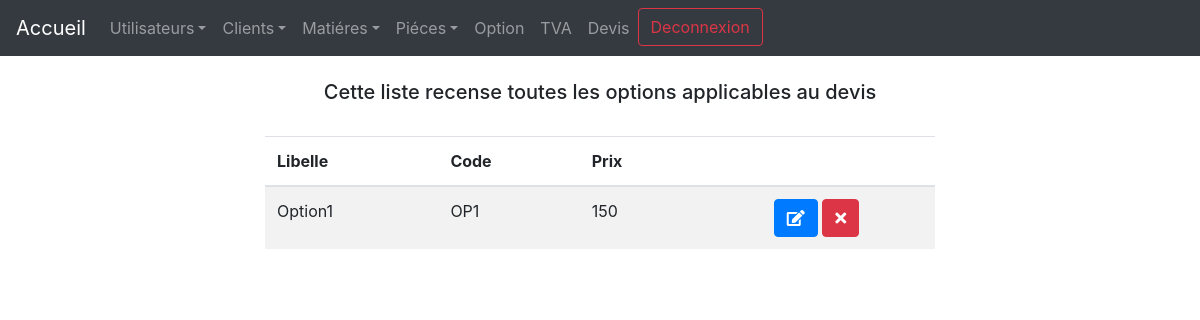
The app's page /view/OptionView.php (signed in) with its own data.
### tables this page shows
CREATE TABLE `options` (
  `Id_option` int(11) NOT NULL,
  `Libelle_option` varchar(150) NOT NULL,
  `Code_option` varchar(150) NOT NULL,
  `Prix_option` int(11) NOT NULL
);

### model/OptionManager.php (called while the page is built, shortened)
<?php
Class OptionManager
{
    private $_Db;
    public function SetDb(PDO $db)
    {
        $this->_Db = $db;
    }
    public function GetOptions()
    {
    	$options = [];
    	$q = $this->_Db->query('SELECT * from options');
    	while ($donnees = $q->fetch(PDO::FETCH_ASSOC))
    	{
    		$options[] = new Option($donnees);
    	}
    	return $options;
    }
}

### model/OptionClass.php (called while the page is built, shortened)
<?php
Class Option
{
	private $_Id;
	private $_Libelle;
    private $_Code;
	private $_Prix;
    public function hydrate(array $donnees)
    {
        foreach ($donnees as $key => $value)
        {
            $method = 'Set'.ucfirst($key);
            $method = substr($method, 0, -7);
        }
    }
    public function GetId(){return $this->_Id;}
    public function GetLibelle(){return $this->_Libelle;}
    public function GetCode(){return $this -> _Code;}
    public function GetPrix(){return $this->_Prix;}
    public function SetId($id){$this -> _Id = (int) $id;}
    public function SetLibelle($libelle){$this -> _Libelle = $libelle;}
    public function SetCode($code){$this -> _Code = $code;}
    public function SetPrix($prix){$this -> _Prix = $prix;}
}

### view/OptionView.php (the view, shortened to what this page needs)
<?php
include('header.php');
$db = new PDO('mysql:host=localhost;dbname=srg', 'root', '');
$ManagerOption = new OptionManager($db);
echo("
<body>
<br/>
<center><h5> Cette liste recense toutes les options applicables au devis </h2></center>
<br/>
<div class='container col-7'>
<table class='table table-striped'>
  <thead>
    <tr>
      <th scope='col'>Libelle</th>
      <th scope='col'>Code</th>
      <th scope='col'>Prix</th>
      <th scope='col'></th>
    </tr>
  </thead>
  <tbody>");
$options = $ManagerOption->GetOptions();
foreach ($options as $option){
    echo("<tr>");
    echo("<td>" . $option->GetLibelle() . "</td>");
    echo("<td>" . $option->GetCode() . "</td>");
    echo("<td>" .$option->GetPrix(). "</td>");
    echo ("<td><button style='margin-left:30%;' onclick='edit(".$option->GetId().")' class='btn btn-primary'><span class='fas fa-edit'></span></button> <button onclick='supp(".$option->GetId().")' class='btn btn-danger'><span class='fas fa-times'></span></button></td>");
    echo ("</tr>");
}
echo ("</tbody>
    </table>
</div class='container'>
    </body>
");
?>

### records on screen
options: Libelle_option "Option1", Code_option "OP1", Prix_option "150"
